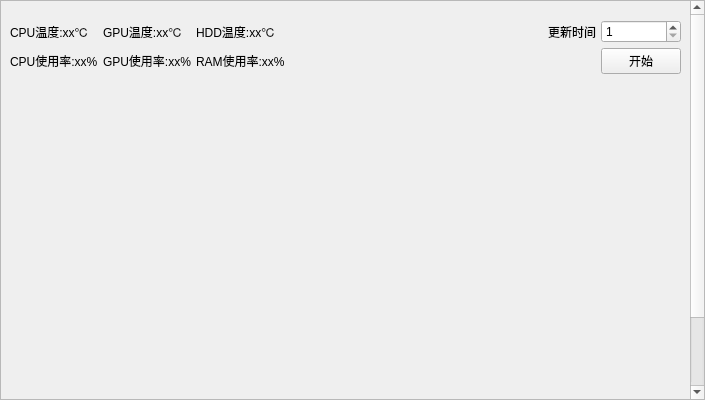
<?xml version="1.0" encoding="UTF-8"?>
<ui version="4.0">
 <class>home</class>
 <widget class="QWidget" name="home">
  <property name="geometry">
   <rect>
    <x>0</x>
    <y>0</y>
    <width>705</width>
    <height>400</height>
   </rect>
  </property>
  <property name="windowTitle">
   <string>Form</string>
  </property>
  <layout class="QVBoxLayout" name="verticalLayout_2">
   <property name="spacing">
    <number>0</number>
   </property>
   <property name="leftMargin">
    <number>0</number>
   </property>
   <property name="topMargin">
    <number>0</number>
   </property>
   <property name="rightMargin">
    <number>0</number>
   </property>
   <property name="bottomMargin">
    <number>0</number>
   </property>
   <item>
    <widget class="QScrollArea" name="scrollArea">
     <property name="widgetResizable">
      <bool>true</bool>
     </property>
     <widget class="QWidget" name="scrollAreaWidgetContents">
      <property name="geometry">
       <rect>
        <x>0</x>
        <y>0</y>
        <width>691</width>
        <height>498</height>
       </rect>
      </property>
      <layout class="QVBoxLayout" name="verticalLayout_3">
       <item>
        <layout class="QVBoxLayout" name="verticalLayout" stretch="3,5">
         <property name="spacing">
          <number>5</number>
         </property>
         <property name="topMargin">
          <number>10</number>
         </property>
         <item>
          <layout class="QGridLayout" name="gridLayout">
           <item row="1" column="2">
            <widget class="QLabel" name="label_ram_load">
             <property name="styleSheet">
              <string notr="true">font: 16pt &quot;Microsoft YaHei UI&quot;;</string>
             </property>
             <property name="text">
              <string>RAM使用率:xx%</string>
             </property>
            </widget>
           </item>
           <item row="1" column="1">
            <widget class="QLabel" name="label_gpu_load">
             <property name="styleSheet">
              <string notr="true">font: 16pt &quot;Microsoft YaHei UI&quot;;</string>
             </property>
             <property name="text">
              <string>GPU使用率:xx%</string>
             </property>
            </widget>
           </item>
           <item row="0" column="0">
            <widget class="QLabel" name="label_cpu_temp">
             <property name="styleSheet">
              <string notr="true">font: 16pt &quot;Microsoft YaHei UI&quot;;</string>
             </property>
             <property name="text">
              <string>CPU温度:xx℃</string>
             </property>
            </widget>
           </item>
           <item row="0" column="4">
            <widget class="QLabel" name="label">
             <property name="text">
              <string>更新时间</string>
             </property>
            </widget>
           </item>
           <item row="0" column="2">
            <widget class="QLabel" name="label_hdd_temp">
             <property name="styleSheet">
              <string notr="true">font: 16pt &quot;Microsoft YaHei UI&quot;;</string>
             </property>
             <property name="text">
              <string>HDD温度:xx℃</string>
             </property>
            </widget>
           </item>
           <item row="0" column="1">
            <widget class="QLabel" name="label_gpu_temp">
             <property name="styleSheet">
              <string notr="true">font: 16pt &quot;Microsoft YaHei UI&quot;;</string>
             </property>
             <property name="text">
              <string>GPU温度:xx℃</string>
             </property>
            </widget>
           </item>
           <item row="1" column="0">
            <widget class="QLabel" name="label_cpu_load">
             <property name="styleSheet">
              <string notr="true">font: 16pt &quot;Microsoft YaHei UI&quot;;</string>
             </property>
             <property name="text">
              <string>CPU使用率:xx%</string>
             </property>
            </widget>
           </item>
           <item row="0" column="5">
            <widget class="SpinBox" name="spinBox">
             <property name="minimum">
              <number>1</number>
             </property>
             <property name="maximum">
              <number>30</number>
             </property>
            </widget>
           </item>
           <item row="0" column="3">
            <spacer name="horizontalSpacer">
             <property name="orientation">
              <enum>Qt::Orientation::Horizontal</enum>
             </property>
             <property name="sizeHint" stdset="0">
              <size>
               <width>40</width>
               <height>20</height>
              </size>
             </property>
            </spacer>
           </item>
           <item row="1" column="5">
            <widget class="PrimaryPushButton" name="pushButton_start">
             <property name="text">
              <string>开始</string>
             </property>
            </widget>
           </item>
          </layout>
         </item>
         <item>
          <layout class="QHBoxLayout" name="horizontalLayout">
           <property name="spacing">
            <number>5</number>
           </property>
           <property name="leftMargin">
            <number>0</number>
           </property>
           <item>
            <widget class="QWidget" name="widget" native="true">
             <property name="minimumSize">
              <size>
               <width>0</width>
               <height>400</height>
              </size>
             </property>
             <layout class="QHBoxLayout" name="horizontalLayout_2">
              <property name="spacing">
               <number>5</number>
              </property>
              <property name="leftMargin">
               <number>0</number>
              </property>
              <property name="topMargin">
               <number>0</number>
              </property>
              <property name="rightMargin">
               <number>0</number>
              </property>
              <property name="bottomMargin">
               <number>0</number>
              </property>
              <item>
               <layout class="QVBoxLayout" name="verticalLayout_4"/>
              </item>
              <item>
               <layout class="QVBoxLayout" name="verticalLayout_5"/>
              </item>
             </layout>
            </widget>
           </item>
          </layout>
         </item>
        </layout>
       </item>
      </layout>
     </widget>
    </widget>
   </item>
  </layout>
 </widget>
 <customwidgets>
  <customwidget>
   <class>SpinBox</class>
   <extends>QSpinBox</extends>
   <header>qfluentwidgets.components.widgets</header>
  </customwidget>
  <customwidget>
   <class>PrimaryPushButton</class>
   <extends>QPushButton</extends>
   <header>qfluentwidgets.components.widgets</header>
  </customwidget>
 </customwidgets>
 <resources/>
 <connections/>
</ui>
